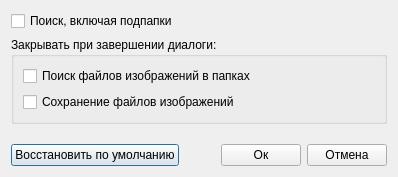
<?xml version="1.0" encoding="UTF-8"?>
<ui version="4.0">
 <class>UDialogSettings</class>
 <widget class="QDialog" name="UDialogSettings">
  <property name="geometry">
   <rect>
    <x>0</x>
    <y>0</y>
    <width>398</width>
    <height>177</height>
   </rect>
  </property>
  <property name="windowTitle">
   <string>Dialog</string>
  </property>
  <layout class="QVBoxLayout" name="verticalLayout_2">
   <item>
    <widget class="QCheckBox" name="cBoxIncludeSubFolders">
     <property name="text">
      <string>Поиск, включая подпапки</string>
     </property>
     <property name="checked">
      <bool>false</bool>
     </property>
    </widget>
   </item>
   <item>
    <widget class="QGroupBox" name="groupBox">
     <property name="title">
      <string>Закрывать при завершении диалоги:</string>
     </property>
     <layout class="QVBoxLayout" name="verticalLayout">
      <item>
       <widget class="QCheckBox" name="cBoxCloseAtEndFileSearchDialog">
        <property name="text">
         <string>Поиск файлов изображений в папках</string>
        </property>
       </widget>
      </item>
      <item>
       <widget class="QCheckBox" name="cBoxCloseAtEndFileSaveDialog">
        <property name="text">
         <string>Сохранение файлов изображений</string>
        </property>
       </widget>
      </item>
     </layout>
    </widget>
   </item>
   <item>
    <spacer name="verticalSpacer">
     <property name="orientation">
      <enum>Qt::Vertical</enum>
     </property>
     <property name="sizeHint" stdset="0">
      <size>
       <width>20</width>
       <height>40</height>
      </size>
     </property>
    </spacer>
   </item>
   <item>
    <layout class="QHBoxLayout" name="horizontalLayout">
     <item>
      <widget class="QPushButton" name="pButtonResetToDefault">
       <property name="text">
        <string>Восстановить по умолчанию</string>
       </property>
      </widget>
     </item>
     <item>
      <spacer name="horizontalSpacer">
       <property name="orientation">
        <enum>Qt::Horizontal</enum>
       </property>
       <property name="sizeHint" stdset="0">
        <size>
         <width>40</width>
         <height>20</height>
        </size>
       </property>
      </spacer>
     </item>
     <item>
      <widget class="QPushButton" name="pButtonOk">
       <property name="text">
        <string>Ок</string>
       </property>
      </widget>
     </item>
     <item>
      <widget class="QPushButton" name="pButtonCancel">
       <property name="text">
        <string>Отмена</string>
       </property>
      </widget>
     </item>
    </layout>
   </item>
  </layout>
 </widget>
 <resources/>
 <connections/>
</ui>
